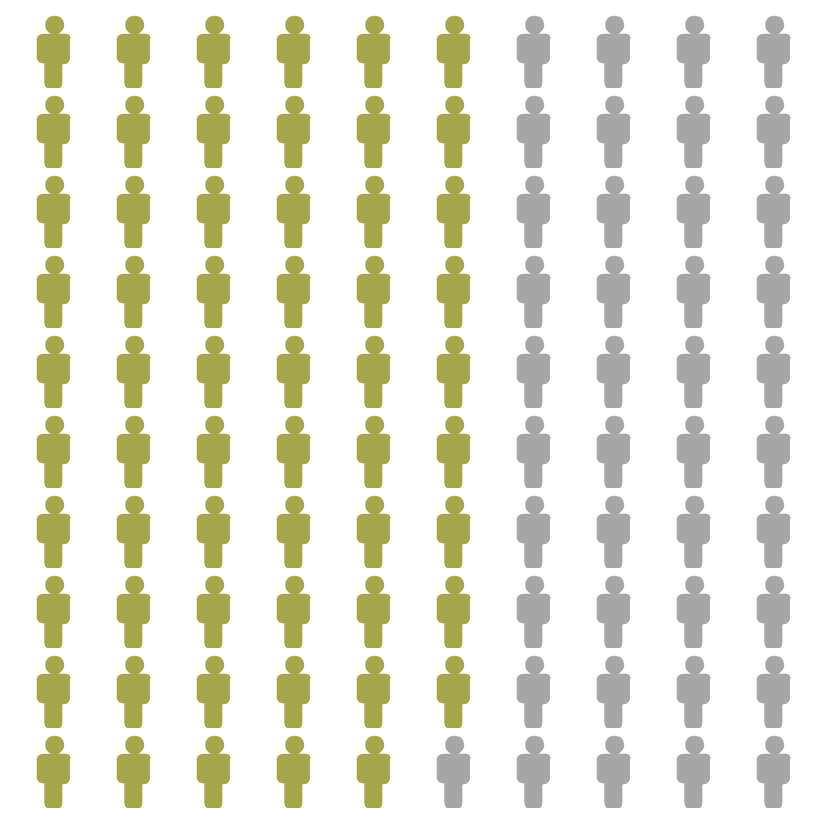

The Vega-Lite source for this figure:
### Vega-Lite specification from a JSON file in a GitHub repository (floating-point values rounded to 4 significant figures)
{"$schema": "https://vega.github.io/schema/vega-lite/v5.json", "config": {"view": {"stroke": ""}}, "background": "transparent", "width": 400, "height": 400, "data": {"values": [{"id": 1, "value": "olive"}, {"id": 2, "value": "olive"}, {"id": 3, "value": "olive"}, {"id": 4, "value": "olive"}, {"id": 5, "value": "olive"}, {"id": 6, "value": "olive"}, {"id": 7, "value": "olive"}, {"id": 8, "value": "olive"}, {"id": 9, "value": "olive"}, {"id": 10, "value": "olive"}, {"id": 11, "value": "olive"}, {"id": 12, "value": "olive"}, {"id": 13, "value": "olive"}, {"id": 14, "value": "olive"}, {"id": 15, "value": "olive"}, {"id": 16, "value": "olive"}, {"id": 17, "value": "olive"}, {"id": 18, "value": "olive"}, {"id": 19, "value": "olive"}, {"id": 20, "value": "olive"}, {"id": 21, "value": "olive"}, {"id": 22, "value": "olive"}, {"id": 23, "value": "olive"}, {"id": 24, "value": "olive"}, {"id": 25, "value": "olive"}, {"id": 26, "value": "olive"}, {"id": 27, "value": "olive"}, {"id": 28, "value": "olive"}, {"id": 29, "value": "olive"}, {"id": 30, "value": "olive"}, {"id": 31, "value": "olive"}, {"id": 32, "value": "olive"}, {"id": 33, "value": "olive"}, {"id": 34, "value": "olive"}, {"id": 35, "value": "olive"}, {"id": 36, "value": "olive"}, {"id": 37, "value": "olive"}, {"id": 38, "value": "olive"}, {"id": 39, "value": "olive"}, {"id": 40, "value": "olive"}, {"id": 41, "value": "olive"}, {"id": 42, "value": "olive"}, {"id": 43, "value": "olive"}, {"id": 44, "value": "olive"}, {"id": 45, "value": "olive"}, {"id": 46, "value": "olive"}, {"id": 47, "value": "olive"}, {"id": 48, "value": "olive"}, {"id": 49, "value": "olive"}, {"id": 50, "value": "olive"}, {"id": 51, "value": "olive"}, {"id": 52, "value": "olive"}, {"id": 53, "value": "olive"}, {"id": 54, "value": "olive"}, {"id": 55, "value": "olive"}, {"id": 56, "value": "olive"}, {"id": 57, "value": "olive"}, {"id": 58, "value": "olive"}, {"id": 59, "value": "olive"}, {"id": 60, "value": "grey"}, {"id": 61, "value": "grey"}, {"id": 62, "value": "grey"}, {"id": 63, "value": "grey"}, {"id": 64, "value": "grey"}, {"id": 65, "value": "grey"}, {"id": 66, "value": "grey"}, {"id": 67, "value": "grey"}, {"id": 68, "value": "grey"}, {"id": 69, "value": "grey"}, {"id": 70, "value": "grey"}, {"id": 71, "value": "grey"}, {"id": 72, "value": "grey"}, {"id": 73, "value": "grey"}, {"id": 74, "value": "grey"}, {"id": 75, "value": "grey"}, {"id": 76, "value": "grey"}, {"id": 77, "value": "grey"}, {"id": 78, "value": "grey"}, {"id": 79, "value": "grey"}, {"id": 80, "value": "grey"}, {"id": 81, "value": "grey"}, {"id": 82, "value": "grey"}, {"id": 83, "value": "grey"}, {"id": 84, "value": "grey"}, {"id": 85, "value": "grey"}, {"id": 86, "value": "grey"}, {"id": 87, "value": "grey"}, {"id": 88, "value": "grey"}, {"id": 89, "value": "grey"}, {"id": 90, "value": "grey"}, {"id": 91, "value": "grey"}, {"id": 92, "value": "grey"}, {"id": 93, "value": "grey"}, {"id": 94, "value": "grey"}, {"id": 95, "value": "grey"}, {"id": 96, "value": "grey"}, {"id": 97, "value": "grey"}, {"id": 98, "value": "grey"}, {"id": 99, "value": "grey"}, {"id": 100, "value": "grey"}]}, "transform": [{"calculate": "ceil (datum.id/10)", "as": "col"}, {"calculate": "datum.id - datum.col*10", "as": "row"}], "mark": {"type": "point", "filled": true}, "encoding": {"x": {"field": "col", "type": "ordinal", "axis": null}, "y": {"field": "row", "type": "ordinal", "axis": null}, "shape": {"value": "M1.7 -1.7h-0.8c0.3 -0.2 0.6 -0.5 0.6 -0.9c0 -0.6 -0.4 -1 -1 -1c-0.6 0 -1 0.4 -1 1c0 0.4 0.2 0.7 0.6 0.9h-0.8c-0.4 0 -0.7 0.3 -0.7 0.6v1.9c0 0.3 0.3 0.6 0.6 0.6h0.2c0 0 0 0.1 0 0.1v1.9c0 0.3 0.2 0.6 0.3 0.6h1.3c0.2 0 0.3 -0.3 0.3 -0.6v-1.8c0 0 0 -0.1 0 -0.1h0.2c0.3 0 0.6 -0.3 0.6 -0.6v-2c0.2 -0.3 -0.1 -0.6 -0.4 -0.6z"}, "color": {"field": "value", "type": "nominal", "scale": null}, "size": {"value": 90}}}
